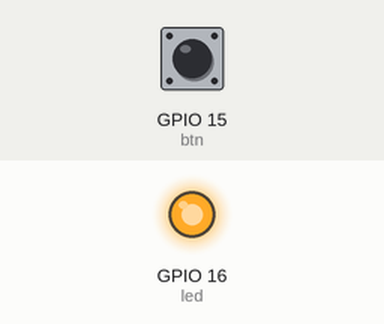
This program was run on a simulated Raspberry Pi (BCM pin numbers). Parts: output pins drawn as LEDs (lit = HIGH). Dashed ring = blinking. The inputs (shaded band) are chosen by the test bench; at power-on: GPIO 15 (btn) HIGH. Parts the program declares active-low are drawn by pin level, so they are really on while drawn off; the run ends when the program shuts the computer down; what the program prints to the terminal is not drawn. At 4.9 s the program puts the board to deep sleep or switches it off; the recording ends there.

Above: at 1.2 s.
1.3 s: GPIO 15 (btn) pulled LOW for 0.15 s
At 1.38 s:
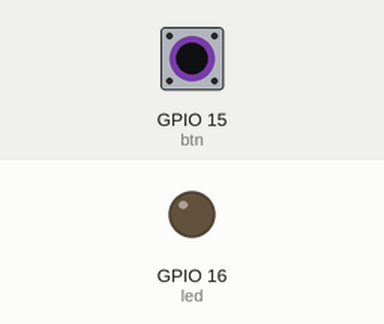
2.9 s: GPIO 15 (btn) driven LOW
At 3.8 s:
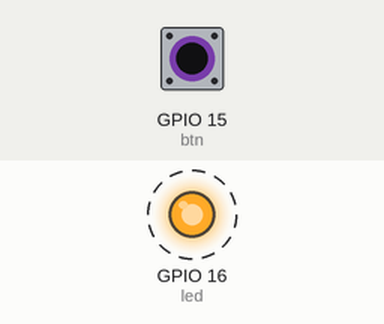
Timing chart, 0 to 4.9 s (numbered marks = the images above; inputs shaded):
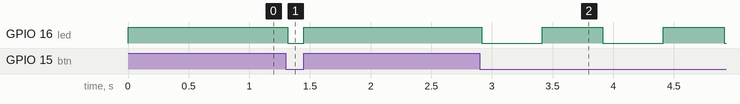

The program:

shutdown.py
```python
#!/usr/bin/env python3

# Inspired from: https://github.com/TonyLHansen/raspberry-pi-safe-off-switch/

from gpiozero import Button, LED
from signal import pause
import os
import warnings

# offGPIO = 3 # PIN 5
offGPIO = 15  # PIN 40
holdTime = 2
ledGPIO = 16  # On Rpi 1 model B

print("Starting shutdown.py...")


# Enable trigger by GPIO
# https://gpiozero.readthedocs.io/en/stable/recipes_advanced.html#controlling-the-pi-s-own-leds
def when_pressed():
    os.system(
        'echo "Hello, friend." | mail -s "Raspberry Pi button pressed" root@localhost'
    )
    led.blink(on_time=0.5, off_time=0.5)


def when_released():
    led.off()


def shutdown():
    print("Shutting down the Raspberry Pi...")
    os.system("poweroff")


with warnings.catch_warnings():
    warnings.simplefilter("ignore")
    # active_high=False is specific to Rpi 1 model B: it prevents from turning the LED on when executing this line
    led = LED(ledGPIO, active_high=False)

btn = Button(offGPIO, hold_time=holdTime)
btn.when_held = shutdown
btn.when_pressed = when_pressed
btn.when_released = when_released
pause()  # Handles the button presses in the background
```

Measured:
- after the input at 1.3 s, GPIO 16 (led): HIGH → LOW at once, → HIGH 0.13 s later
- after the input at 2.9 s, GPIO 16 (led): alternates HIGH for 0.50 s and LOW for 0.50 s, starting at once
